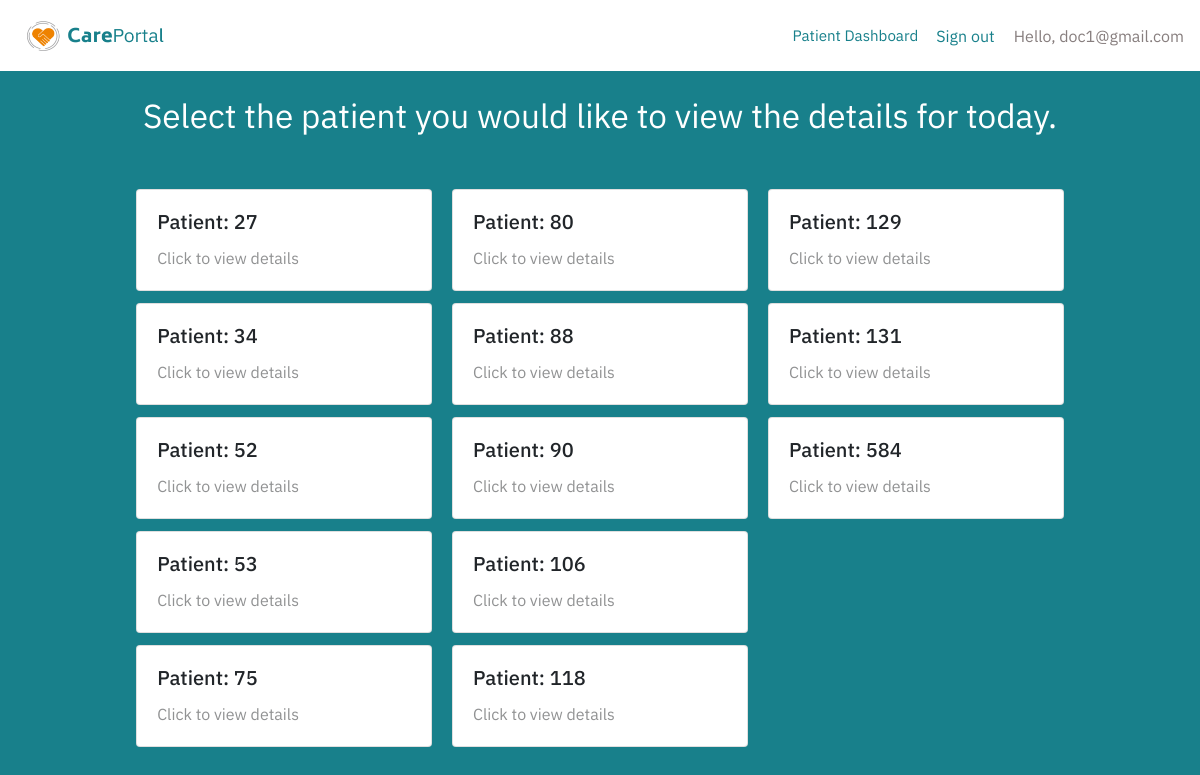
Screenshot of /view_patients (signed in) with the database file from the repository.
### init.py (models this page shows)
class user_doctor(db.Model,UserMixin):
    id = db.Column(db.Integer,primary_key=True,nullable=False)
    email = db.Column(db.String(1000),nullable=False)
    password = db.Column(db.String(600),nullable=False)

class user_patient(db.Model):
    id = db.Column(db.Integer,primary_key=True,nullable=False)
    doctor_id = db.Column(db.Integer, db.ForeignKey('user_doctor.id'),nullable=False)
    acc_path = db.Column(db.String(10000),nullable=False)
    hr_path = db.Column(db.String(10000),nullable=False)

### init.py (the view)
@app.route('/view_patients')
@login_required
def view_patients():
    patients = user_patient.query.order_by(user_patient.id.asc())
    return render_template('patients.html', patients = patients)

### init.py (called while the page is built)
@login_manager.user_loader
def load_user(user_id):
    return user_doctor.query.get(int(user_id))

### templates/patients.html (shortened to what this page needs)
{% extends "layout.html" %} {%block content%}
<div style="align-self: center; margin-top: 2ch; margin-left: 12ch; margin-right: 12ch;">
    <div style="text-align: center; color: #FFFFFF;font-family: 'IBM Plex Sans', sans-serif;font-size: 25pt; margin-bottom: 5%; ">
        Select the patient you would like to view the details for today.
    </div>
    <div class="container">
        <div class="card-columns">
            {% for patient in patients %}
            <div class="patient_ids_div card ">
                <div class="card-body">
                    <h5 class="card-title" style="font-family: 'IBM Plex Sans', sans-serif;"> Patient: {{patient.id}} </h5>
                  <a class=" " onclick="spinner()" href="{{ url_for( 'overall_patient_progress' , patient_id=patient.id ) }}"  style="color:#919293 ;font-family: 'IBM Plex Sans', sans-serif; " >
                    Click to view details
                </a>
              </div>
        </div>
        {% endfor %}
        </div>
    </div>
</div>
{%endblock content%}

### templates/layout.html (shortened to what this page needs)
<!doctype html>
<html>
<head>
    <link rel= "stylesheet" href= "{{ url_for('static',filename='styles/main.css') }}">
    <link rel="stylesheet" href="https://stackpath.bootstrapcdn.com/bootstrap/4.3.1/css/bootstrap.min.css">
    <link href="https://unpkg.com/material-components-web@latest/dist/material-components-web.min.css" rel="stylesheet">
</head>
<body class="custom-body">
    <header class="site-header">
        <nav class="navbar navbar-dark custom-navbar">
            <a class="navbar-brand" href="{{url_for('home')}}">
                <img class="logo" src="/static/careportal_logo/CPlogo.png" />
            </a>
            <form class="form-inline">
                {% if current_user.is_authenticated %}
                <a class="nav_bar_links"href="{{url_for('view_patients')}}" style="margin-right: 2ch; text-align: center;font-size: 1.5ch; font-family: 'IBM Plex Sans', sans-serif;">
                  Patient Dashboard </a>
                <a class = "nav_bar_links" href="{{url_for('signout')}}" class="page-text " style=" margin-right: 2ch;font-family: 'IBM Plex Sans', sans-serif;">Sign out</a>
                <div class=" page-text" style="font-family: 'IBM Plex Sans', sans-serif; color: #877E7E;"> Hello, {{ current_user.email }} </div>
                {% endif %}
            </form>
        </nav>
    </header>
    <main role="main" style="margin: 0;padding: 0;">
        {% with messages = get_flashed_messages(with_categories=true) %} {% if messages %} {% for category, message in messages %} {% endfor %} {% endif %} {% endwith %} {% block content %}{% endblock %}
    </main>
</body>
</html>

### static/styles/main.css (style rules this page uses)
.custom-body { background: #18808B; margin-bottom: 0ch; margin-left: 0ch; margin-top: 0ch; margin-right: 0ch; padding: 0ch }
.custom-navbar { background-color: #FFFFFF }
.logo { height: 45px; width: 150px; }
.page-text { color: #282828; }

### templates/layout.html (style rules this page uses)
.custom-body { background: #18808B; margin-bottom: 0ch; margin-left: 0ch; margin-top: 0ch; margin-right: 0ch; padding: 0ch }
.custom-navbar { background-color: #FFFFFF }
.logo { height: 45px; width: 150px; }
.page-text { color: #282828; }
* { box-sizing: border-box; }
.patient_ids_div { background-color: #FFFFFF; transition-duration: 0.4s; cursor: pointer; }
* { margin: 0; padding: 0; }
.nav_bar_links { font-family: 'IBM Plex Sans', sans-serif; }
.nav_bar_links { color: #18808B ; }
* { box-sizing:border-box }

### rows the page displays
user_doctor: email "doc1@gmail.com"
user_patient: id "27"
user_patient: id "34"
user_patient: id "52"
user_patient: id "53"
user_patient: id "75"
user_patient: id "80"
user_patient: id "88"
user_patient: id "90"
user_patient: id "106"
user_patient: id "118"
user_patient: id "129"
user_patient: id "131"
user_patient: id "584"
